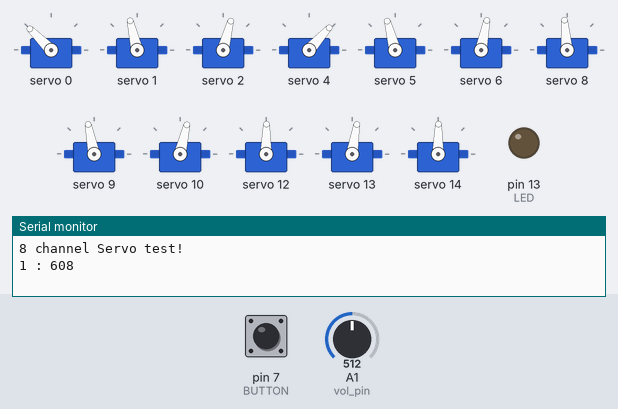
The sketch below on a simulated Arduino Uno, built with avr-gcc and run on an emulated ATmega328P. Parts: 12 × servo, output pins drawn as LEDs (lit = HIGH), the last lines printed to the serial monitor. The test bench sets the inputs (shaded band); at power-on: pin 7 (BUTTON) LOW, A1 (vol_pin) = 512.

Above: at 2.01 s.
2.3 s: pin 7 (BUTTON) pulled HIGH for 2.15 s
At 3.01 s:
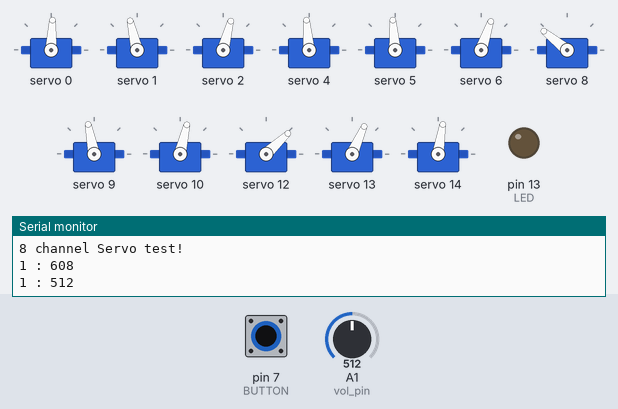
At 5.6 s:
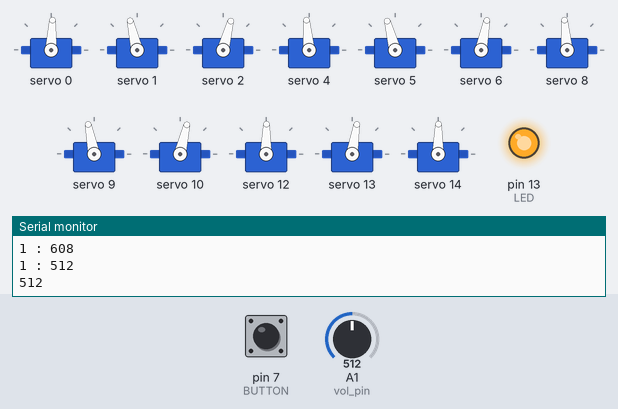
5.9 s: pin 7 (BUTTON) pulled HIGH for 2.15 s
At 6.63 s:
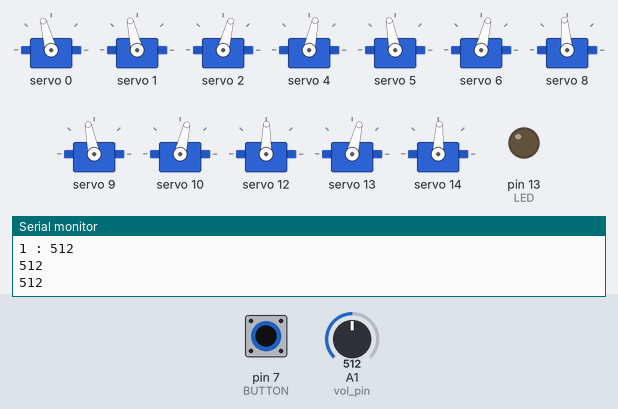
At 7.25 s:
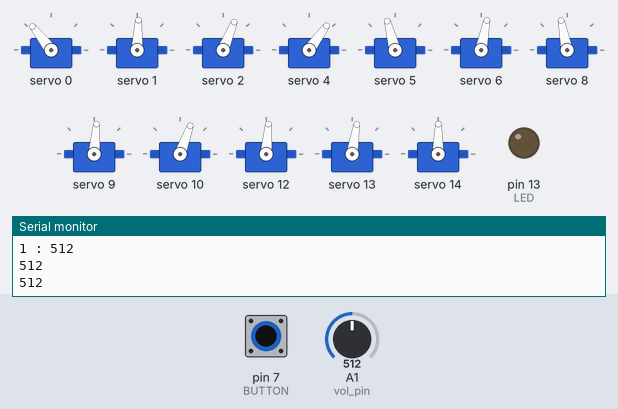
9.5 s: A1 (vol_pin) set to 810
13.0 s: A1 (vol_pin) set to 791
16.5 s: A1 (vol_pin) set to 811
20.0 s: A1 (vol_pin) set to 716
Timing chart, 0 to 29.1 s (numbered marks = the images above; inputs shaded):
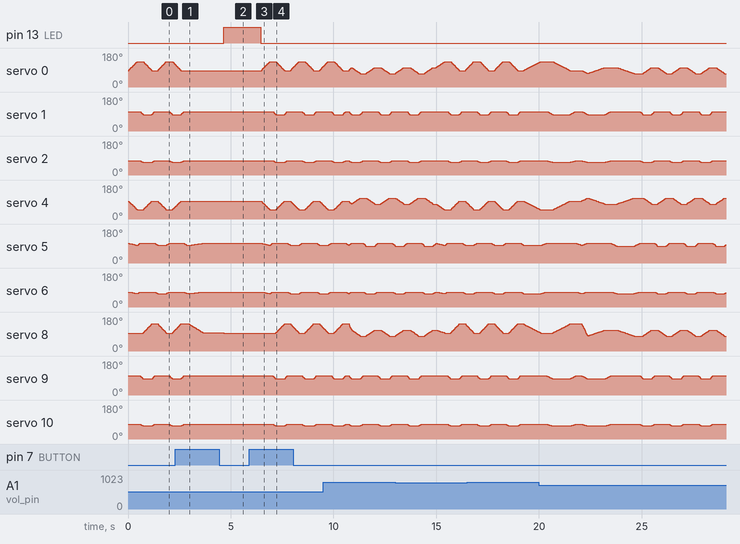

The sketch:

petbottle.ino
```cpp
#include <Wire.h>
#include <Adafruit_PWMServoDriver.h>

Adafruit_PWMServoDriver pwm = Adafruit_PWMServoDriver();

#define SERVOMIN  350
#define SERVOMAX  400

int servoNum[12] =  {0,  1,  2,   4,  5,  6,   8,  9,  10,  12, 13, 14};
int servoInit[12] = {355,395,325, 375,400,335, 375,390,330, 360,340,360};
int servoDefOld[12] = {0, 0, 0,  0, 0, 0,  0, 0, 0,  0, 0, 0};
int servoDef[12] = {0, 0, 0,  0, 0, 0,  0, 0, 0,  0, 0, 0};

uint8_t servonum = 0;

const int BUTTON = 7;
const int LED = 13;
const int vol_pin = 1;
int vol_value = 0;
int old_vol_value_1 = 800;
int old_vol_value_2 = 800;

int val = 0;
int old_val = 0;
int state = 0;

int i = 0;
int j = 0;


void setup() {
  Serial.begin(9600);
  Serial.println("8 channel Servo test!");

  pwm.begin();

  pwm.setPWMFreq(60);

  pinMode(LED,OUTPUT);
  pinMode(BUTTON, INPUT);

  delay(10);
}


void setServoPulse(uint8_t n, double pulse) {
  double pulselength;

  pulselength = 1000000;
  pulselength /= 60;
  Serial.print(pulselength); Serial.println(" us per period");
  pulselength /= 4096;
  Serial.print(pulselength); Serial.println(" us per bit");
  pulse *= 1000000;
  pulse /= pulselength;
  Serial.println(pulse);
  pwm.setPWM(n, 0, pulse);
}


void loop() {

  val = digitalRead(BUTTON);

  if((val==1)&&(old_val==0)){
    state = 1 - state;
    delay(100);
  }

  old_val = val;

  vol_value = analogRead( vol_pin );
  if(state == 1){
    setu();
    digitalWrite(LED,HIGH);
  }else if((vol_value + old_vol_value_1 + old_vol_value_2)/3 < 801) {

    digitalWrite(LED,LOW);
    if(i < 5){walk(); i++;}
    if(i > 4 && i < 8){migisen(); i++;}
    if(i > 7 && i < 12){walk(); i++;}
    if(i > 11 && i < 15){hidarisen(); i++;}
    if(i > 14){hidarisen(); i = 0;}
    j = 0;

    Serial.print("1 : ");
    old_vol_value_2 = old_vol_value_1;
    old_vol_value_1 = vol_value;

  }else if((vol_value + old_vol_value_1 + old_vol_value_2)/3 >800 && (vol_value + old_vol_value_1 + old_vol_value_2)/3 <901){
    digitalWrite(LED,LOW);

    if(i < 5){walk2(); i++;}
    if(i > 4 && i < 8){migisen2(); i++;}
    if(i > 7 && i < 12){walk2(); i++;}
    if(i > 11 && i < 15){hidarisen2(); i++;}
    if(i > 14){hidarisen2(); i = 0;}
    j = 0;
    old_vol_value_2 = old_vol_value_1;
    old_vol_value_1 = vol_value;
    Serial.print("2 : ");

  }else if((vol_value + old_vol_value_1 + old_vol_value_2)/3 > 900){
    digitalWrite(LED,LOW);
    if(j < 4){
      walk3();
      j++;}
    if(j > 3 && j < 5) {dead(); j++;}
    old_vol_value_2 = old_vol_value_1;
    old_vol_value_1 = vol_value;

    Serial.print("3 : ");
  }


  Serial.println((vol_value + old_vol_value_1 + old_vol_value_2)/3);
}


void defSet(int d_0, int d_1, int d_2, int d_4, int d_5, int d_6,
  int d_8, int d_9, int d_10, int d_12, int d_13, int d_14){
  int i = 0;
  servoDef[i++] = d_0;
  servoDef[i++] = d_1;
  servoDef[i++] = d_2;
  servoDef[i++] = d_4;
  servoDef[i++] = d_5;
  servoDef[i++] = d_6;
  servoDef[i++] = d_8;
  servoDef[i++] = d_9;
  servoDef[i++] = d_10;
  servoDef[i++] = d_12;
  servoDef[i++] = d_13;
  servoDef[i++] = d_14;
}


void servoSet(int d_0, int d_1, int d_2, int d_4, int d_5, int d_6,
  int d_8, int d_9, int d_10, int d_12, int d_13, int d_14){

  defSet(d_0, d_1, d_2, d_4, d_5, d_6, d_8, d_9, d_10, d_12, d_13, d_14);

  for (int i = 0; i < 12; i++){
    pwm.setPWM(servoNum[i], 0, servoInit[i]+servoDef[i]);
  }
}


void servoMove(int d_0, int d_1, int d_2, int d_4, int d_5, int d_6,
  int d_8, int d_9, int d_10, int d_12, int d_13, int d_14, int smot){
  defSet(d_0, d_1, d_2, d_4, d_5, d_6, d_8, d_9, d_10, d_12, d_13, d_14);

  smot = constrain(smot, 10, 1000);
  for(int j = 0; j < smot; j++){
    for (int i = 0; i < 12; i++){
      pwm.setPWM(servoNum[i], 0, servoInit[i]+servoDefOld[i]+(servoDef[i]-servoDefOld[i])*j/smot);
    }
    delay(5);
    //Serial.println(servoDefOld[1]);

  }
  for(int i = 0; i < 12; i++){
    servoDefOld[i] = servoDef[i];
  }
}


void setu(){
  servoMove(0, 0, 0,  0, 0, 0,  0, 0, 0,  0, 0, 0, 50);
  delay(1000);
}


void bata(){
  servoMove(20, 20, 20,  20, 20, 20,  20, 20, 20,  20, 20, 20, 200 );
  delay(1000);
  servoMove(-20, -20, -20,  -20, -20, -20,  -20, -20, -20,  -20, -20, -20, 200);
  delay(1000);
}


void walk(){
  servoMove(120, 0,  0,  -120,-30,-20,    0, 0, 0,      0,-40,-20,   30);
  servoMove(120, 0,  0,  -120, 0,  0,     0, 0, 0,      0, 0,  0,    10);
  servoMove(120,-40,-20, -120, 0,  0,     0,-40,-20,   0, 0,  0,    10);
  servoMove(  0,-40,-20,    0, 0,  0,   120,-40,-20, -120, 0,  0,    30);
  servoMove(  0, 0,  0,     0, 0,  0,   120, 0, 0,   -120, 0,  0,    10);
  servoMove(  0, 0,  0,     0,-30,-20,  120, 0, 0,   -120,-40,-20,   10);
}


void walk2(){
  servoMove(120, 0,  0,  -120,-30,-20,    0, 0, 0,      0,-40,-20,   60);
  servoMove(120, 0,  0,  -120, 0,  0,     0, 0, 0,      0, 0,  0,    20);
  servoMove(120,-40,-20, -120, 0,  0,     0,-40,-20,   0, 0,  0,    20);
  servoMove(  0,-40,-20,    0, 0,  0,   120,-40,-20, -120, 0,  0,    60);
  servoMove(  0, 0,  0,     0, 0,  0,   120, 0, 0,   -120, 0,  0,    20);
  servoMove(  0, 0,  0,     0,-30,-20,  120, 0, 0,   -120,-40,-20,   20);
}


void walk3(){
  servoMove(120, 0,  0,  -120,-30,-20,    0, 0, 0,      0,-40,-20,   120);
  servoMove(120, 0,  0,  -120, 0,  0,     0, 0, 0,      0, 0,  0,    40);
  servoMove(120,-40,-20, -120, 0,  0,     0,-40,-20,   0, 0,  0,     40);
  servoMove(  0,-40,-20,    0, 0,  0,   120,-40,-20, -120, 0,  0,    120);
  servoMove(  0, 0,  0,     0, 0,  0,   120, 0, 0,   -120, 0,  0,    40);
  servoMove(  0, 0,  0,     0,-30,-20,  120, 0, 0,   -120,-40,-20,   40);
}


void migisen(){
  servoMove( 40,-40,-20,  -40, 0,  0,    40,-40,-20,  -40, 0,   0,   10);
  servoMove(-40,-40,-20,   40, 0,  0,   -40,-40,-20,   40, 0,   0,   30);
  servoMove(-40, 0,  0,    40, 0,  0,   -40, 0,  0,    40, 0,   0,   10);
  servoMove(-40, 0,  0,    40,-40,-20,  -40, 0,  0,    40,-40, -20,  10);
  servoMove( 40, 0,  0,   -40,-40,-20,   40, 0,  0,   -40,-40, -20,  30);
  servoMove( 40, 0,  0,   -40, 0,  0,    40, 0,  0,   -40, 0,   0,   10);
}


void migisen2(){
  servoMove( 40,-40,-20,  -40, 0,  0,    40,-40,-20,  -40, 0,   0,   20);
  servoMove(-40,-40,-20,   40, 0,  0,   -40,-40,-20,   40, 0,   0,   60);
  servoMove(-40, 0,  0,    40, 0,  0,   -40, 0,  0,    40, 0,   0,   20);
  servoMove(-40, 0,  0,    40,-40,-20,  -40, 0,  0,    40,-40, -20,  20);
  servoMove( 40, 0,  0,   -40,-40,-20,   40, 0,  0,   -40,-40, -20,  60);
  servoMove( 40, 0,  0,   -40, 0,  0,    40, 0,  0,   -40, 0,   0,   20);
}


void hidarisen(){
  servoMove(-40,-40,-20,   40, 0,  0,   -40,-40,-20,   40, 0,   0,   10);
  servoMove( 40,-40,-20,  -40, 0,  0,    40,-40,-20,  -40, 0,   0,   30);
  servoMove( 40, 0,  0,   -40, 0,  0,    40, 0,  0,   -40, 0,   0,   10);
  servoMove( 40, 0,  0,   -40,-40,-20,   40, 0,  0,   -40,-40, -20,  10);
  servoMove(-40, 0,  0,    40,-40,-20,  -40, 0,  0,    40,-40, -20,  30);
  servoMove(-40, 0,  0,    40, 0,  0,   -40, 0,  0,    40, 0,   0,   10);
}


void hidarisen2(){
  servoMove(-40,-40,-20,   40, 0,  0,   -40,-40,-20,   40, 0,   0,   20);
  servoMove( 40,-40,-20,  -40, 0,  0,    40,-40,-20,  -40, 0,   0,   60);
  servoMove( 40, 0,  0,   -40, 0,  0,    40, 0,  0,   -40, 0,   0,   20);
  servoMove( 40, 0,  0,   -40,-40,-20,   40, 0,  0,   -40,-40, -20,  20);
  servoMove(-40, 0,  0,    40,-40,-20,  -40, 0,  0,    40,-40, -20,  60);
  servoMove(-40, 0,  0,    40, 0,  0,   -40, 0,  0,    40, 0,   0,   20);
}


void deadwalk(){
  servoMove(- 50, 60, 80,  0, -70, -70,  70, -20, -50,  0, -70, -70,  200);
  servoMove(70, 0, -30,  -70, -70, -70,  -50, 30, 60,  30, -20, 50,  200);
  servoMove(0, -70, -70,  -70, -20, -50,  0, -70, -70,  50, 60, 80,  200);
  servoMove(-30, -20, 50,  50, 30, 60,  70, -70, -70,  -70, 0, -30,  200);
}


void dead(){
  servoMove(120, 0,  0,  -120,-30,-50,    0, 0, 0,      0,-40,-50,   300);
  servoMove(120, 0,  0,  -120, 20,  100,     0, 0, 0,      0, 0,  0,    200);
  servoMove(120, 10,  40, -120, 20,  100,     0,-40, 0,   0, 20,  10,     200);
  servoMove(100, 20,  50,    -60, 20,  100,   60,-40, 0, -60, 0,  100,    400);
  servoMove(90, 55,  90,      10, 45,  90,   60,-40, 0,  30, 30,  90,    200);
}
```

Measured:
- after the input at 2.3 s, pin 13 (LED): LOW → HIGH after 2.4 s; servo 0: goes on until 2.6 s, then stays 87°; servo 1: goes on until 2.7 s, then stays 103°; servo 2: goes on until 2.7 s, then stays 75°; servo 4: goes on until 2.6 s, then stays 95°
- by itself, servo 8: rises from 113° to 143° in 0.26 s, then falls to 95° in 2.1 s
